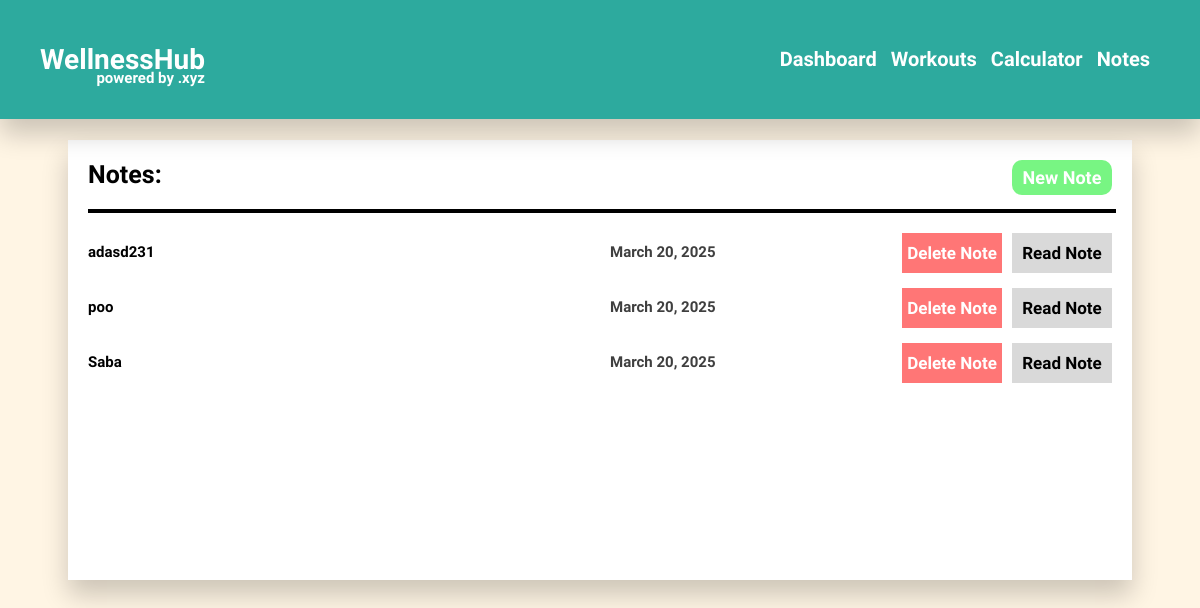
/notes/ (signed in), run on an earlier commit of the app's database.
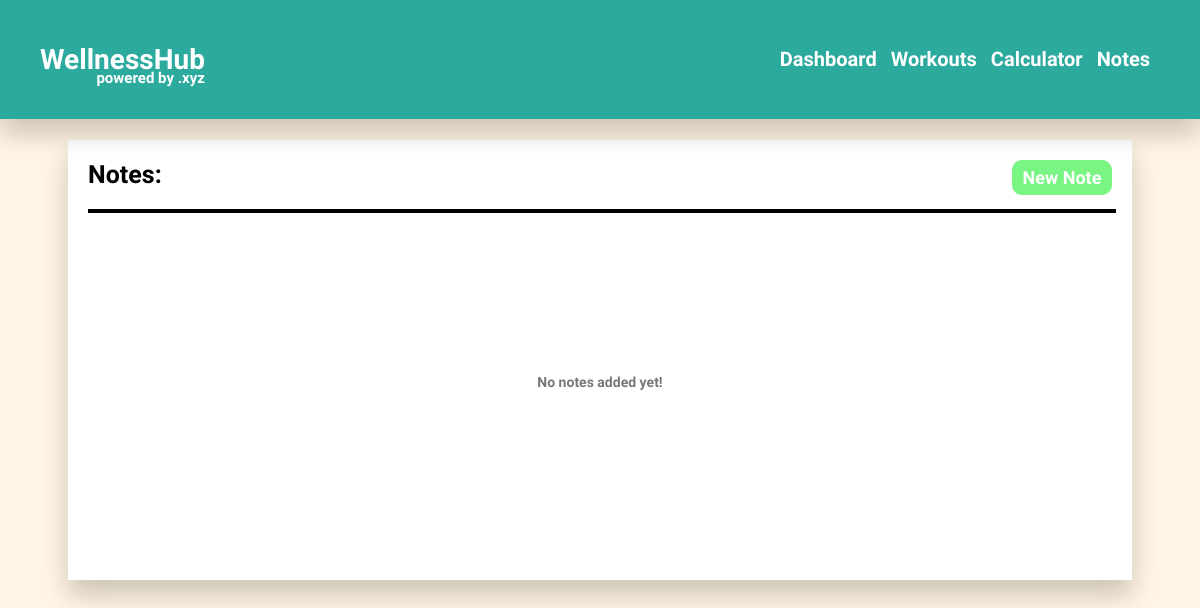
And on a later commit of the database.
### wh/models.py (models this page shows, shortened)
class Note(models.Model):
    user = models.ForeignKey(User, on_delete=models.CASCADE, related_name="user_of_note")
    title = models.CharField(max_length=50)
    text = models.CharField(max_length=1500)
    date = models.DateField(default=timezone.now)

### wh/views.py (the view)
# urls.py: path('notes/', views.notes, name="notes"),
def notes(request):
    notes_list = Note.objects.all().filter(user=request.user)
    return render(request, "notes.html", {
        "notes": notes_list
    })

### wh/templates/notes.html (shortened to what this page needs)
{% extends 'layout.html' %}
{% load static %}
{% block head %}
    <link href="{% static 'css/notes.css' %}" rel="stylesheet">
{% endblock %}
{% block body %}
    <div class="notes-div" id="notes-div">
        <h1 class="notes-title">Notes:</h1>
        <button class="notes-new" onclick="new_note()">New Note</button>
        <hr class="notes-line">
        {% if notes %}
            {% for i in notes|dictsortreversed:"id" %}
                <div class="note" id='note{{ i.pk }}'>
                    <h1 class="note-title">{{ i.title }}</h1>
                    <h1 class="note-date">{{ i.date }}</h1>
                    <button class="note-button1" onclick="delete_note(`{{ i.pk }}`)" style="cursor: pointer;">Delete Note</button>
                    <button class="note-button2" onclick="read_note(`{{ i.pk }}`)" style="cursor: pointer;">Read Note</button>
                </div>
            {% endfor %}
        {% else %}
            <div class="no-note-div">
                <h1 class="nnd-text">No notes added yet!</h1>
            </div>
        {% endif %}
    </div>
{% endblock %}

### wh/templates/layout.html (shortened to what this page needs)
{% load static %}
<!DOCTYPE html>
<html lang="en">
    <head>
        {% block head %}
        {% endblock %}
        <link href="{% static 'css/layout.css' %}" rel="stylesheet">
    </head>
    <body class="body">
        {% block body %}
        {% endblock %}
        <nav class="navbar">
            <div class="navboard" id="navboard">
                <div class="navs-div" id="navs-div">
                    <a href="{% url 'index' %}" style="text-decoration: none;"><h1 class="nav nav1" id="nav1">Dashboard</h1></a>
                    <a href="{% url 'workout' %}" style="text-decoration: none;"><h1 class="nav nav2" id="nav2">Workouts</h1></a>
                    <a href="{% url 'calculator' %}" style="text-decoration: none;"><h1 class="nav nav3" id="nav3">Calculator</h1></a>
                    <a href="{% url 'notes' %}" style="text-decoration: none;"><h1 class="nav nav4" id="nav4">Notes</h1></a>
                </div>
            </div>
            <div class="title-div">
                <h1 class="title">WellnessHub</h1>
                <h1 class="title-2">powered by .xyz</h1>
            </div>
        </nav>
    </body>
</html>

### wh/static/css/notes.css (style rules this page uses)
.notes-div { position: relative; top: 0; left: 60px; width: calc(100% - 160px); height: 400px; padding: 20px; background-color: white; box-shadow: 0px 15px 25px rgba(0, 0, 0, 0.201); margin-top: 140px; overflow-y: auto; overflow-x: hidden; }
.notes-title { position: relative; top: 0px; left: 0px; width: max-content; height: max-content; font-family: "Itim"; font-size: 25px; font-weight: bold; padding: 0; margin: 0; }
.notes-new { position: absolute; top: 20px; right: 20px; width: 100px; height: 35px; border: none; border-radius: 10px; background-color: #78F583; color: white; font-family: "Itim"; font-size: 18px; font-weight: bold; }
.notes-line { position: relative; top: 0; left: 0; width: 100%; height: max-content; border: 2px solid black; margin-top: 20px; margin-bottom: 20px; }
.no-note-div { position: relative; top: 0; left: 0; width: 100%; height: 70%; }
.nnd-text { position: absolute; top: 50%; left: 0%; transform: translateY(-50%); height: max-content; width: 100%; font-size: 14px; font-family: "Itim"; font-weight: bold; color: #777777; text-align: center; }

### wh/static/css/layout.css (style rules this page uses)
.body { background-color: #FFF5E4; }
.navbar { position: fixed; top: 0; left: 0; width: calc(100vw - 80px); height: max-content; padding-top: 20px; padding-bottom: 20px; padding-left: 40px; padding-right: 40px; background-color: #2DAA9E; box-shadow: 0px 15px 25px rgba(0, 0, 0, 0.201); }
.title-div { position: relative; top: 0; left: 0; width: max-content; height: max-content; display: inline-block; }
.title { position: relative; top: 0; left: 0; width: max-content; height: max-content; font-family: "Marcellus"; color: white; font-size: 28px; font-weight: bold; display: inline-block; }
.title-2 { position: absolute; bottom: 0; right: 0; width: max-content; height: max-content; font-family: "Marcellus"; color: white; font-size: 15px; font-weight: bold; }
.navs-div { position: absolute; top: 50%; right: 40px; transform: translateY(-50%); width: max-content; height: max-content; }
.nav { position: relative; top: 0; left: 0; width: max-content; height: max-content; display: inline-block; margin-right: 10px; font-size: 20px; font-weight: bold; font-family: "Marcellus"; color: white; }
.navboard { display: block; }

What changed in the data, as far as the page shows it:
removed Note: title "adasd231", date "March 20, 2025"
removed Note: title "poo", date "March 20, 2025"
removed Note: title "Saba", date "March 20, 2025"
Also different on the page:
text now shown: "No notes added yet!"
